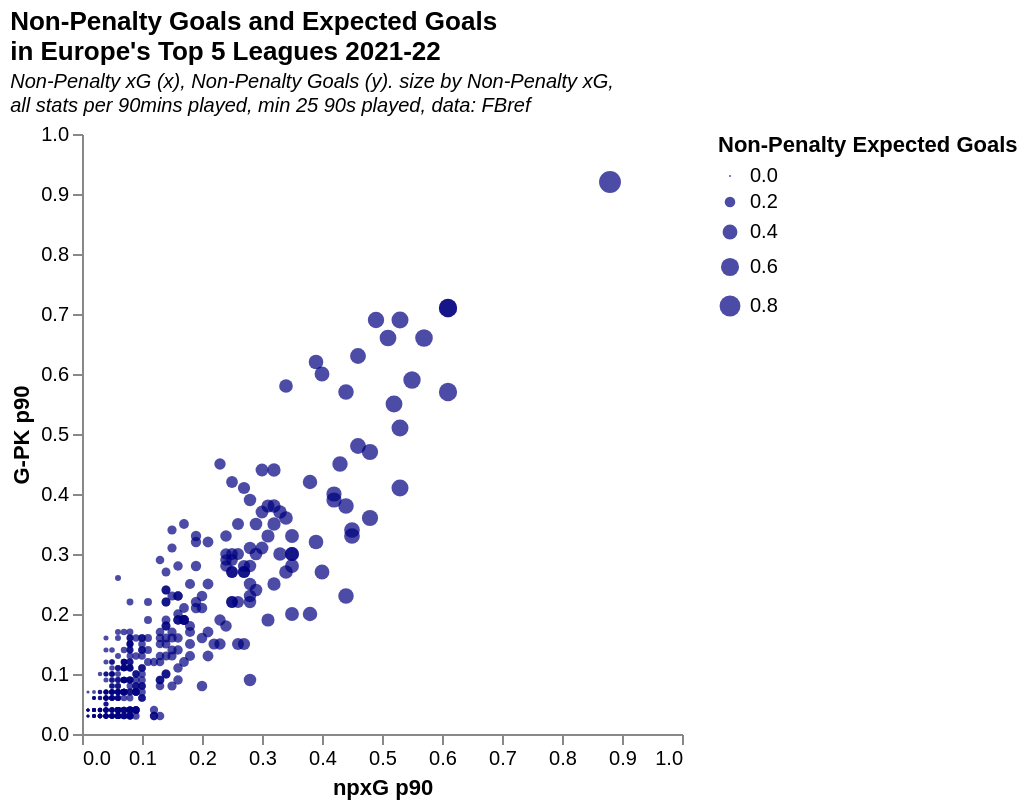

Write the Vega-Lite specification saved for this chart.
### Vega-Lite specification from a JSON file in a GitHub repository (floating-point values rounded to 4 significant figures; data arrays with more than 128 entries replaced by an {"elided": "..."} marker saying what was removed)
{"$schema": "https://vega.github.io/schema/vega-lite/v5.json", "title": {"text": ["Non-Penalty Goals and Expected Goals", "in Europe's Top 5 Leagues 2021-22"], "subtitle": ["Non-Penalty xG (x), Non-Penalty Goals (y). size by Non-Penalty xG,", "all stats per 90mins played, min 25 90s played, data: FBref"], "subtitleFontStyle": "italic", "subtitleFontSize": 10, "anchor": "start", "color": "black"}, "config": {"background": "white", "view": {"stroke": "transparent"}}, "data": {"values": {"elided": "409 records"}}, "mark": {"type": "circle", "color": "#000080", "opacity": 0.7}, "height": 300, "width": 300, "encoding": {"x": {"field": "npxG p90", "type": "quantitative", "scale": {"domain": [0, 1]}, "axis": {"grid": false}}, "y": {"field": "G-PK p90", "type": "quantitative", "scale": {"domain": [0, 1]}, "axis": {"grid": false}}, "size": {"field": "npxG p90", "type": "quantitative", "title": "Non-Penalty Expected Goals", "scale": {"range": [1, 120]}}, "tooltip": [{"field": "Player", "type": "ordinal", "title": "Player"}, {"field": "npxG p90", "type": "quantitative", "title": "Non-Penalty Expected Goals", "format": ".2f"}, {"field": "G-PK p90", "type": "quantitative", "title": "Non-Penalty Goals", "format": ".2f"}]}}
